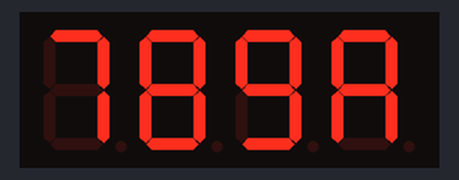
Recording of a sketch running on a simulated Arduino Uno, built with avr-gcc and run on an emulated ATmega328P. Parts: 4-digit seven-segment display.

Above: at 1.6 s.
At 2.02 s:
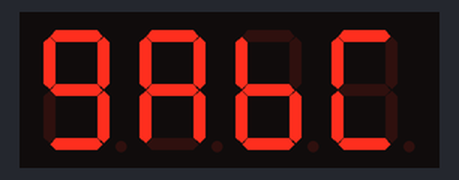
At 2.65 s:
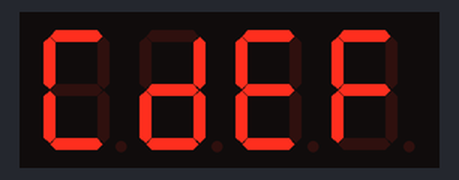
At 3.07 s:
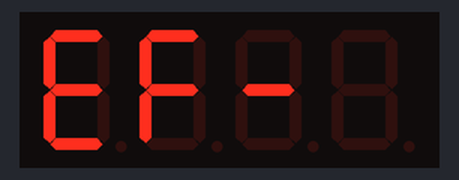
At 3.7 s:
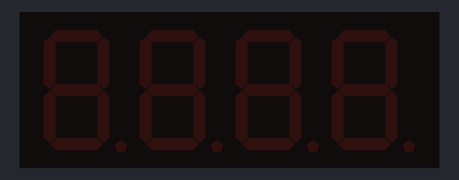
At 7.07 s:
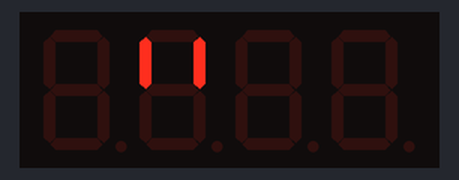

Measured:
- by itself, everything shown: repeats every 7.2 s, in 21 steps
- what the display in image 4 shows lasts 3.0 s, from 3.6 s to 6.6 s

The sketch:

running-line.ino
```cpp
/**************************************************************
running-line.ino
BlackBug Engineering
16.12.2017
https://github.com/dbprof/4d-running-line
***************************************************************/

// Подключаем библиотеку работы с 4-значным экраном
#include <TM1637.h>

// Переменная для вывода на экран
int8_t TEXT[] = {0, 0, 0, 0};

// Количество символов в переменной TubeTab библиотеки TM1637.cpp
int imax = 36;

// Переменная текущего номера символа
int icur = 0;

// Пины для подключения
#define CLK 3
#define DIO 2

// Создание объект класса
TM1637 tm1637(CLK, DIO);

void setup()
{
  //Инициализация модуля
  tm1637.init();

  //Установка яркости 0~7
  tm1637.set(7);
}

void loop()
{
  // Не выводим двоеточие (для часов)
  tm1637.point(false);

  // Если достигли конца массива символов, то начинаем сначала
  if (icur + 3 > imax) icur = 0;
  TEXT[0] = icur;
  TEXT[1] = icur+1;
  TEXT[2] = icur+2;
  TEXT[3] = icur+3;
  icur++;

  // Выводим на дисплей
  tm1637.display(TEXT);
  delay(200);
}
```
